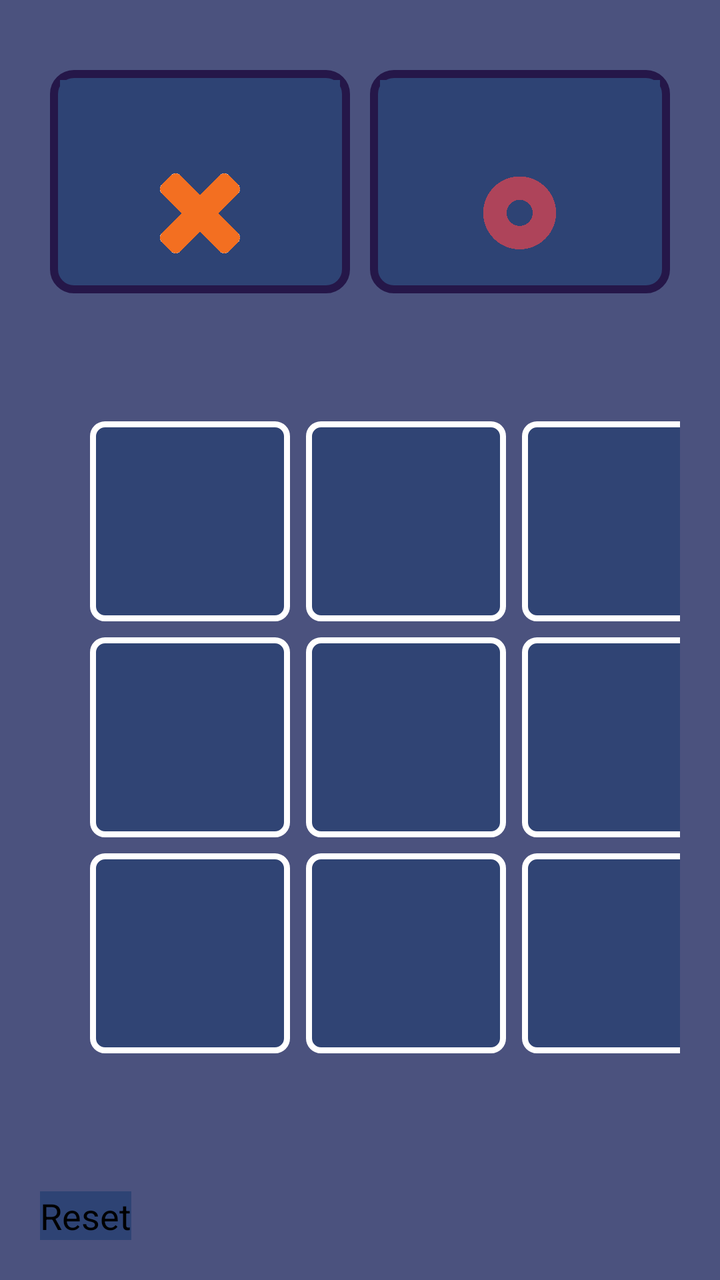
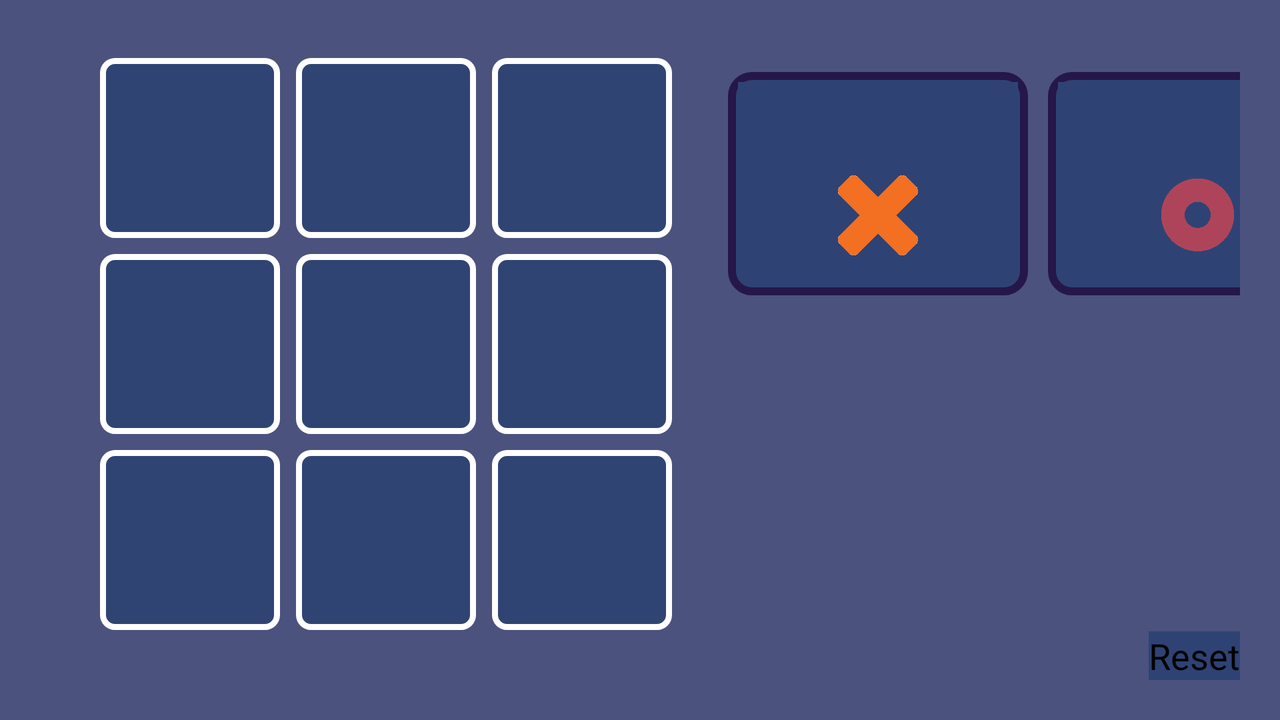

Two renders of one Android screen. The first uses the default layout on a phone; the second uses the alternative layout the repository ships for a different screen configuration, on a matching device. The two XML files are below.
<!-- AndroidManifest.xml: application theme Theme.TicTacToeGame -->
<!-- res/layout/activity_main.xml -->
<?xml version="1.0" encoding="utf-8"?>
<androidx.constraintlayout.widget.ConstraintLayout xmlns:android="http://schemas.android.com/apk/res/android"
    xmlns:app="http://schemas.android.com/apk/res-auto"
    xmlns:tools="http://schemas.android.com/tools"
    android:layout_width="match_parent"
    android:layout_height="match_parent"
    android:padding="20dp"
    android:background="@color/bg">

    <LinearLayout
        android:id="@+id/playersTextviews"
        android:layout_width="match_parent"
        android:layout_height="wrap_content"
        android:layout_marginTop="15dp"
        android:gravity="center"
        android:orientation="horizontal"
        app:layout_constraintLeft_toLeftOf="parent"
        app:layout_constraintTop_toTopOf="parent">

        <LinearLayout
            android:layout_width="150dp"
            android:layout_height="wrap_content"
            android:background="@drawable/players_background"
            android:gravity="center"
            android:orientation="vertical">

            
            <TextView
                android:id="@+id/playerOneTextview"
                android:layout_width="match_parent"
                android:layout_height="wrap_content"
                android:layout_margin="5dp"
                android:layout_marginTop="5dp"
                android:background="@color/dark_blue"
                android:maxLines="1"
                android:textAlignment="center"
                android:textColor="@color/light_text"
                android:textSize="16sp"
                android:textStyle="bold" />

            <ImageView
                android:layout_width="40dp"
                android:layout_height="40dp"
                android:layout_marginTop="20dp"
                android:layout_marginBottom="20dp"
                android:adjustViewBounds="true"
                android:background="@color/dark_blue"
                android:src="@drawable/pngwing" />
        </LinearLayout>

        <LinearLayout
            android:layout_width="150dp"
            android:layout_height="wrap_content"
            android:layout_marginStart="10dp"
            android:background="@drawable/players_background"
            android:gravity="center"
            android:orientation="vertical">

            
            <TextView
                android:id="@+id/playerTwoTextview"
                android:layout_width="match_parent"
                android:layout_height="wrap_content"
                android:layout_margin="5dp"
                android:layout_marginTop="5dp"
                android:background="@color/dark_blue"
                android:maxLines="1"
                android:textAlignment="center"
                android:textColor="@color/light_text"
                android:textSize="16sp"
                android:textStyle="bold" />

            <ImageView
                android:layout_width="40dp"
                android:layout_height="40dp"
                android:layout_marginTop="20dp"
                android:layout_marginBottom="20dp"
                android:adjustViewBounds="true"
                android:background="@color/dark_blue"
                android:src="@drawable/zero" />
        </LinearLayout>
    </LinearLayout>

    <GridLayout
        android:id="@+id/gridLayout"
        android:layout_width="match_parent"
        android:layout_height="wrap_content"
        android:layout_marginTop="60dp"
        android:columnCount="3"
        android:rowCount="3"
        app:layout_constraintEnd_toEndOf="parent"
        app:layout_constraintEnd_toStartOf="parent"
        app:layout_constraintLeft_toLeftOf="parent"
        app:layout_constraintTop_toBottomOf="@id/playersTextviews">

        <Button
            android:id="@+id/box1"
            android:layout_width="100dp"
            android:layout_height="100dp"
            android:layout_margin="4dp"
            android:layout_marginLeft="25dp"
            android:background="@drawable/box_bg"
            android:clickable="true" />

        <Button
            android:id="@+id/box2"
            android:layout_width="100dp"
            android:layout_height="100dp"
            android:layout_margin="4dp"
            android:background="@drawable/box_bg"
            android:clickable="true"/>

        <Button
            android:id="@+id/box3"
            android:layout_width="100dp"
            android:layout_height="100dp"
            android:layout_margin="4dp"
            android:background="@drawable/box_bg"
            android:clickable="true"/>

        <Button
            android:id="@+id/box4"
            android:layout_width="100dp"
            android:layout_height="100dp"
            android:layout_margin="4dp"
            android:layout_marginLeft="25dp"
            android:background="@drawable/box_bg"
            android:clickable="true" />

        <Button
            android:id="@+id/box5"
            android:layout_width="100dp"
            android:layout_height="100dp"
            android:layout_margin="4dp"
            android:background="@drawable/box_bg"
            android:clickable="true"/>

        <Button
            android:id="@+id/box6"
            android:layout_width="100dp"
            android:layout_height="100dp"
            android:layout_margin="4dp"
            android:background="@drawable/box_bg"
            android:clickable="true"/>

        <Button
            android:id="@+id/box7"
            android:layout_width="100dp"
            android:layout_height="100dp"
            android:layout_margin="4dp"
            android:layout_marginLeft="25dp"
            android:background="@drawable/box_bg"
            android:clickable="true" />

        <Button
            android:id="@+id/box8"
            android:layout_width="100dp"
            android:layout_height="100dp"
            android:layout_margin="4dp"
            android:background="@drawable/box_bg"
            android:clickable="true"/>

        <Button
            android:id="@+id/box9"
            android:layout_width="100dp"
            android:layout_height="100dp"
            android:layout_margin="4dp"
            android:background="@drawable/box_bg"
            android:clickable="true"/>
    </GridLayout>

    <TextView
        android:id="@+id/winnerTextView"
        android:layout_width="wrap_content"
        android:layout_height="wrap_content"
        android:layout_marginTop="50dp"
        android:text="result"
        android:textSize="18sp"
        android:visibility="gone"
        android:textColor="@color/white"
        app:layout_constraintLeft_toLeftOf="parent"
        app:layout_constraintRight_toRightOf="parent"
        app:layout_constraintTop_toBottomOf="@id/gridLayout" />

    <Button
        android:id="@+id/returnBtn"
        android:layout_width="wrap_content"
        android:layout_height="wrap_content"
        app:layout_constraintBottom_toBottomOf="parent"
        app:layout_constraintLeft_toLeftOf="parent"
        android:text="@string/Return"
        android:background="@color/dark_blue"
        android:textSize="18sp"/>




</androidx.constraintlayout.widget.ConstraintLayout>
<!-- resources referenced by this layout -->
<resources>
  <color name="bg">#4B527E</color>
  <color name="dark_blue">#FF2E4374</color>
  <color name="light_text">#FAF0E6</color>
  <color name="white">#FFFFFFFF</color>
  <!-- drawable box_bg (drawable) -->
  <?xml version="1.0" encoding="utf-8"?>
  <shape xmlns:android="http://schemas.android.com/apk/res/android" android:shape="rectangle">
      <corners android:radius="6dp"></corners>
      <solid android:color="#E62E4374"></solid>
      <stroke android:width="3dp" android:color="@color/white"></stroke>
  
  </shape>
  <!-- drawable players_background (drawable) -->
  <?xml version="1.0" encoding="utf-8"?>
  <shape  xmlns:android="http://schemas.android.com/apk/res/android"
      android:shape="rectangle">
      <corners android:radius="10dp"></corners>
      <solid android:color="@color/dark_blue"></solid>
      <stroke android:width="4dp" android:color="#251749"></stroke>
  
  </shape>
  <!-- drawable pngwing: png bitmap (drawable, 6158 bytes) -->
  <!-- drawable zero: png bitmap (drawable, 64893 bytes) -->
  <string name="Return">Reset</string>
</resources>
<!-- res/layout-land/activity_main.xml (the repository's variant of the layout above) -->
<!-- drawn on the phone turned sideways -->
<?xml version="1.0" encoding="utf-8"?>
<androidx.constraintlayout.widget.ConstraintLayout xmlns:android="http://schemas.android.com/apk/res/android"
    xmlns:app="http://schemas.android.com/apk/res-auto"
    xmlns:tools="http://schemas.android.com/tools"
    android:layout_width="match_parent"
    android:layout_height="match_parent"
    android:background="@color/bg"
    android:padding="20dp"
    tools:layout_editor_absoluteX="-368dp"
    tools:layout_editor_absoluteY="-32dp">

    <LinearLayout
        android:id="@+id/playersTextviews"
        android:layout_width="wrap_content"
        android:layout_height="wrap_content"
        android:layout_marginLeft="24dp"
        android:layout_marginTop="16dp"
        android:gravity="center"
        android:orientation="horizontal"
        app:layout_constraintLeft_toRightOf="@id/gridLayout"
        app:layout_constraintTop_toTopOf="parent">

        <LinearLayout
            android:layout_width="150dp"
            android:layout_height="wrap_content"
            android:background="@drawable/players_background"
            android:gravity="center"
            android:orientation="vertical">

            
            <TextView
                android:id="@+id/playerOneTextview"
                android:layout_width="match_parent"
                android:layout_height="wrap_content"
                android:layout_margin="5dp"
                android:layout_marginTop="5dp"
                android:background="@color/dark_blue"
                android:maxLines="1"
                android:textAlignment="center"
                android:textColor="@color/light_text"
                android:textSize="16sp"
                android:textStyle="bold" />

            <ImageView
                android:layout_width="40dp"
                android:layout_height="40dp"
                android:layout_marginTop="20dp"
                android:layout_marginBottom="20dp"
                android:adjustViewBounds="true"
                android:background="@color/dark_blue"
                android:src="@drawable/pngwing" />
        </LinearLayout>

        <LinearLayout
            android:layout_width="150dp"
            android:layout_height="wrap_content"
            android:layout_marginStart="10dp"
            android:background="@drawable/players_background"
            android:gravity="center"
            android:orientation="vertical">

            
            <TextView
                android:id="@+id/playerTwoTextview"
                android:layout_width="match_parent"
                android:layout_height="wrap_content"
                android:layout_margin="5dp"
                android:layout_marginTop="5dp"
                android:background="@color/dark_blue"
                android:maxLines="1"
                android:textAlignment="center"
                android:textColor="@color/light_text"
                android:textSize="16sp"
                android:textStyle="bold" />

            <ImageView
                android:layout_width="40dp"
                android:layout_height="40dp"
                android:layout_marginTop="20dp"
                android:layout_marginBottom="20dp"
                android:adjustViewBounds="true"
                android:background="@color/dark_blue"
                android:src="@drawable/zero" />
        </LinearLayout>
    </LinearLayout>

    <GridLayout
        android:id="@+id/gridLayout"
        android:layout_width="wrap_content"
        android:layout_height="wrap_content"
        android:layout_marginTop="5dp"
        android:columnCount="3"
        android:rowCount="3"
        app:layout_constraintLeft_toLeftOf="parent"
        app:layout_constraintRight_toLeftOf="@id/playersTextviews"
        app:layout_constraintTop_toTopOf="parent">

        <Button
            android:id="@+id/box1"
            android:layout_width="90dp"
            android:layout_height="90dp"
            android:layout_margin="4dp"
            android:layout_marginLeft="30dp"
            android:background="@drawable/box_bg"
            android:clickable="true" />

        <Button
            android:id="@+id/box2"
            android:layout_width="90dp"
            android:layout_height="90dp"
            android:layout_margin="4dp"
            android:background="@drawable/box_bg"
            android:clickable="true" />

        <Button
            android:id="@+id/box3"
            android:layout_width="90dp"
            android:layout_height="90dp"
            android:layout_margin="4dp"
            android:background="@drawable/box_bg"
            android:clickable="true" />

        <Button
            android:id="@+id/box4"
            android:layout_width="90dp"
            android:layout_height="90dp"
            android:layout_margin="4dp"
            android:layout_marginLeft="30dp"
            android:background="@drawable/box_bg"
            android:clickable="true" />

        <Button
            android:id="@+id/box5"
            android:layout_width="90dp"
            android:layout_height="90dp"
            android:layout_margin="4dp"
            android:background="@drawable/box_bg"
            android:clickable="true" />

        <Button
            android:id="@+id/box6"
            android:layout_width="90dp"
            android:layout_height="90dp"
            android:layout_margin="4dp"
            android:background="@drawable/box_bg"
            android:clickable="true" />

        <Button
            android:id="@+id/box7"
            android:layout_width="90dp"
            android:layout_height="90dp"
            android:layout_margin="4dp"
            android:layout_marginLeft="30dp"
            android:background="@drawable/box_bg"
            android:clickable="true" />

        <Button
            android:id="@+id/box8"
            android:layout_width="90dp"
            android:layout_height="90dp"
            android:layout_margin="4dp"
            android:background="@drawable/box_bg"
            android:clickable="true" />

        <Button
            android:id="@+id/box9"
            android:layout_width="90dp"
            android:layout_height="90dp"
            android:layout_margin="4dp"
            android:background="@drawable/box_bg"
            android:clickable="true" />
    </GridLayout>

    <TextView
        android:id="@+id/winnerTextView"
        android:layout_width="wrap_content"
        android:layout_height="wrap_content"
        android:layout_marginTop="50dp"
        android:text=""
        android:textSize="24sp"
        android:textStyle="bold"
        android:visibility="gone"
        android:textColor="@color/white"
        app:layout_constraintLeft_toRightOf="@id/gridLayout"
        app:layout_constraintRight_toRightOf="parent"
        app:layout_constraintTop_toBottomOf="@id/playersTextviews" />

    <Button
        android:id="@+id/returnBtn"
        android:layout_width="wrap_content"
        android:layout_height="wrap_content"
        android:layout_marginLeft="100dp"
        android:text="@string/Return"
        android:textSize="18sp"
        app:layout_constraintBottom_toBottomOf="parent"
        app:layout_constraintRight_toRightOf="parent"
        android:background="@color/dark_blue"/>


</androidx.constraintlayout.widget.ConstraintLayout>
